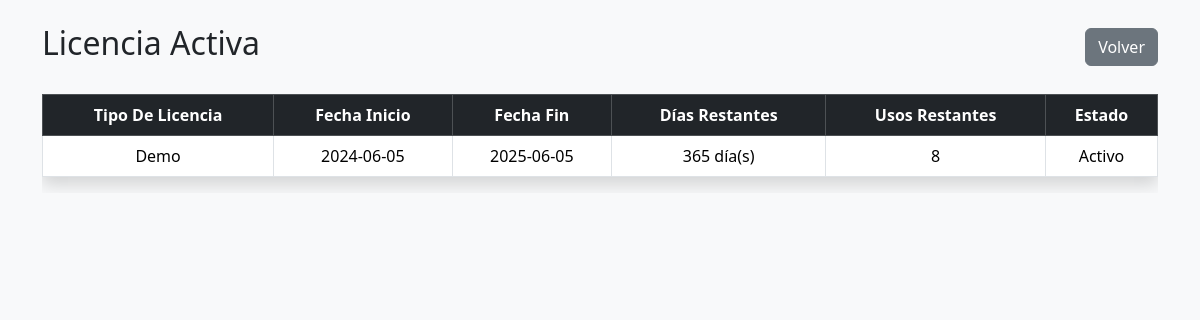
The app's page /roles/Administrador/licencia.php (signed in) with its own data.
### tables this page shows
CREATE TABLE `licencias` (
  `id_licencia` varchar(20) NOT NULL,
  `id_tipo_licencia` int(11) NOT NULL,
  `valor` int(11) NOT NULL,
  `fecha_inicio` date NOT NULL,
  `fecha_fn` date NOT NULL,
  `UsosGastados` int(11) NOT NULL,
  `id_empresa` int(11) NOT NULL,
  `id_estado` int(11) NOT NULL,
  `created_at` timestamp NOT NULL DEFAULT current_timestamp()
);

CREATE TABLE `tipolicencia` (
  `id_tipo_licencia` int(11) NOT NULL,
  `Nombre` varchar(50) NOT NULL,
  `Usos` int(11) NOT NULL
);

CREATE TABLE `estado` (
  `id_estado` int(11) NOT NULL,
  `estado` varchar(45) NOT NULL
);

### roles/Administrador/licencia.php (the view, shortened to what this page needs)
<?php
$conexion = new database;
$con = $conexion->conectar();
?>
<!DOCTYPE html>
<html lang="es">
<head>
    <link href="https://cdn.jsdelivr.net/npm/bootstrap@5.3.5/dist/css/bootstrap.min.css" rel="stylesheet">
</head>
<body class="bg-light p-4">
    <div class="container">
        <div class="d-flex justify-content-between align-items-center mb-4">
            <h2>Licencia Activa</h2>
            <a href="index.php" class="btn btn-secondary">Volver</a>
        </div>
        <div class="table-responsive">
            <table class="table table-bordered table-hover text-center bg-white shadow">
                <thead class="table-dark">
                    <tr>
                        <th>Tipo De Licencia</th>
                        <th>Fecha Inicio</th>
                        <th>Fecha Fin</th>
                        <th>Días Restantes</th>
                        <th>Usos Restantes</th>
                        <th>Estado</th>
                    </tr>
                </thead>
                <tbody>
                    <?php
                    $consulta = $con->prepare("SELECT * FROM licencias
                        INNER JOIN tipolicencia ON tipolicencia.id_tipo_licencia = licencias.id_tipo_licencia
                        INNER JOIN estado ON estado.id_estado = licencias.id_estado
                        WHERE id_empresa = ? and licencias.id_estado = 1");
                    $consulta->execute([$_SESSION['id_empresa']]);
                    $consulta = $consulta->fetchAll();
                    foreach ($consulta as $licencia) { ?>
                        <tr>
                            <td><?php echo $licencia['Nombre']; ?></td>
                            <td class="fecha-inicio"><?php echo $licencia['fecha_inicio']; ?></td>
                            <td class="fecha-fin"><?php echo $licencia['fecha_fn']; ?></td>
                            <td class="dias-restantes">Calculando...</td>
                            <td class=""><?php echo $licencia['UsosGastados']; ?></td>
                            <td><?php echo $licencia['estado']; ?></td>
                        </tr>
                    <?php } ?>
                </tbody>
            </table>
        </div>
    </div>
</body>
</html>

### records on screen
licencias: id_tipo_licencia.Nombre "Demo", fecha_inicio "2024-06-05", fecha_fn "2025-06-05", UsosGastados "8", id_estado.estado "Activo"
